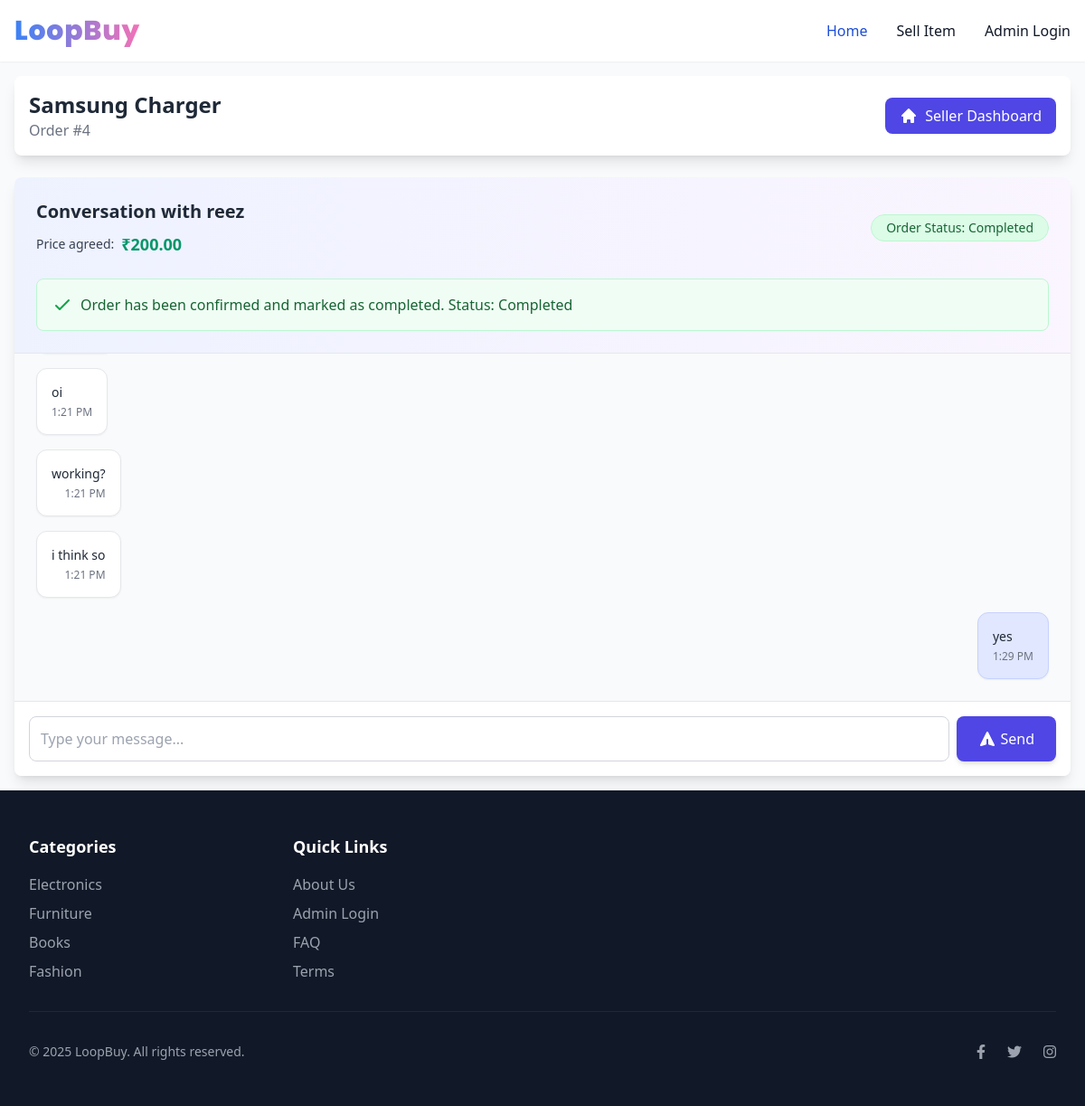
Screenshot of /chat/4/ (signed in) with the database file from the repository.
### home/models.py (models this page shows, shortened)
class BuyRequest(models.Model):
    class NegotiationStatus(models.TextChoices):
        PENDING = 'pending', 'Pending'
        ACCEPTED = 'accepted', 'Accepted'
        REJECTED = 'rejected', 'Rejected'
        COUNTER = 'counter', 'Counter Offer'
        COMPLETED = 'completed', 'Completed'
    buyer = models.ForeignKey(User, on_delete=models.CASCADE)
    listing = models.ForeignKey(Listing, on_delete=models.CASCADE)
    proposed_price = models.DecimalField(max_digits=10, decimal_places=2)
    message = models.TextField(blank=True, null=True)
    status = models.CharField(
        max_length=20,
        choices=NegotiationStatus.choices,
        default=NegotiationStatus.PENDING
    )
    counter_offer = models.DecimalField(
        max_digits=10,
        decimal_places=2,
        blank=True,
        null=True
    )
    created_at = models.DateTimeField(auto_now_add=True)
    updated_at = models.DateTimeField(auto_now=True)

class Listing(models.Model):
    CATEGORY_CHOICES = [
        ('Mobile', 'Mobile'),
        ('Laptop', 'Laptop'),
        ('Vehicle', 'Vehicle'),
        ('Other', 'Other'),
    ]
    CONDITION_CHOICES = [
        ('new', 'New'),
        ('used', 'Used'),
        ('refurbished', 'Refurbished'),
    ]
    seller = models.ForeignKey(User, on_delete=models.CASCADE)
    title = models.CharField(max_length=200)
    description = models.TextField()
    price = models.DecimalField(max_digits=10, decimal_places=2)
    category = models.CharField(
        max_length=50, choices=Category.choices, default=Category.MOBILE
    )
    condition = models.CharField(
        max_length=50, choices=ItemCondition.choices, default=ItemCondition.USED
    )
    images = models.ImageField(upload_to='listings/%Y/%m/%d/', blank=True, null=True)
    additional_images = models.ManyToManyField(
        'ListingImage', related_name='additional_listings', blank=True
    )
    location = models.CharField(max_length=255)
    latitude = models.DecimalField(max_digits=9, decimal_places=6, null=True, blank=True)
    longitude = models.DecimalField(max_digits=9, decimal_places=6, null=True, blank=True)
    created_at = models.DateTimeField(auto_now_add=True)
    updated_at = models.DateTimeField(auto_now=True)
    is_available = models.BooleanField(default=True)
    year = models.IntegerField(null=True, blank=True)
    brand = models.CharField(max_length=100, blank=True, null=True)
    model = models.CharField(max_length=100, blank=True, null=True)
    contact_number = models.CharField(max_length=15, null=True, blank=True)
    shipping_available = models.BooleanField(default=False)
    negotiable = models.BooleanField(default=False)
    other_details = models.JSONField(default=dict, blank=True, null=True)

class Order(models.Model):
    STATUS_CHOICES = [
        ('pending_payment', 'Pending Payment'),
        ('processing', 'Processing'),
        ('completed', 'Completed'),
        ('cancelled', 'Cancelled')
    ]
    buy_request = models.OneToOneField(BuyRequest, on_delete=models.CASCADE, related_name='order')
    buyer = models.ForeignKey(User, on_delete=models.CASCADE, related_name='buyer_orders')
    seller = models.ForeignKey(User, on_delete=models.CASCADE, related_name='seller_orders')
    listing = models.ForeignKey(Listing, on_delete=models.CASCADE)
    status = models.CharField(max_length=20, choices=STATUS_CHOICES, default='pending_payment')
    final_price = models.DecimalField(max_digits=10, decimal_places=2)
    created_at = models.DateTimeField(auto_now_add=True)
    updated_at = models.DateTimeField(auto_now=True)

class Message(models.Model):
    sender = models.ForeignKey(User, on_delete=models.CASCADE, related_name='sent_messages')
    receiver = models.ForeignKey(User, on_delete=models.CASCADE, related_name='received_messages')
    buy_request = models.ForeignKey(BuyRequest, on_delete=models.CASCADE, related_name='messages')
    content = models.TextField()
    timestamp = models.DateTimeField(auto_now_add=True)
    is_read = models.BooleanField(default=False)
    class Meta:
        ordering = ['timestamp']

### home/views.py (the view)
# urls.py: path('chat/<int:buy_request_id>/', views.chat_room, name='chat_room'),
@login_required
def chat_room(request, buy_request_id):
    buy_request = get_object_or_404(BuyRequest.objects.select_related('listing', 'listing__seller', 'buyer'), id=buy_request_id)
    if request.user not in [buy_request.buyer, buy_request.listing.seller]:
        messages.error(request, "You don't have permission to access this chat.")
        return redirect('home')
    other_user = buy_request.buyer if request.user == buy_request.listing.seller else buy_request.listing.seller
    is_seller = False
    if hasattr(request.user, 'seller'):
        is_seller = True
    chat_messages = Message.objects.filter(buy_request=buy_request).order_by('timestamp')
    order = Order.objects.filter(buy_request=buy_request).first()
    order_status = order.status if order else BuyRequest.NegotiationStatus.PENDING
    context = {
        'buy_request': buy_request,
        'other_user': other_user,
        'messages': chat_messages,
        'order_status': order_status,
        'is_seller': is_seller
    }
    print(order_status)
    return render(request, 'chat_room.html', context)

### templates/chat_room.html (shortened to what this page needs)
{% extends 'base.html' %}
{% block content %}
<div class="max-w-7xl mx-auto p-4">
    <div class="bg-white rounded-lg shadow-lg mb-6 p-4">
        <div class="flex justify-between items-center">
            <div>
                <h1 class="text-2xl font-bold text-gray-800">
                    {{ buy_request.listing.title }}
                </h1>
                <p class="text-gray-500">Order #{{ buy_request.id }}</p>
            </div>
            {% if is_seller %}
            <div class="flex space-x-4">
                <a href="{% url 'seller_dashboard' %}" class="inline-flex items-center px-4 py-2 bg-indigo-600 text-white rounded-lg hover:bg-indigo-700 transition-colors">
                    <svg xmlns="http://www.w3.org/2000/svg" class="h-5 w-5 mr-2" viewBox="0 0 20 20" fill="currentColor">
                        <path d="M10.707 2.293a1 1 0 00-1.414 0l-7 7a1 1 0 001.414 1.414L4 10.414V17a1 1 0 001 1h2a1 1 0 001-1v-2a1 1 0 011-1h2a1 1 0 011 1v2a1 1 0 001 1h2a1 1 0 001-1v-6.586l.293.293a1 1 0 001.414-1.414l-7-7z" />
                    </svg>
                    Seller Dashboard
                </a>
            </div>
            {% endif %}
        </div>
    </div>
    <div class="bg-white rounded-lg shadow-lg overflow-hidden">
        <div class="border-b p-6 bg-gradient-to-r from-indigo-50 to-purple-50">
            <div class="flex justify-between items-center">
                <div>
                    <h2 class="text-xl font-bold text-gray-800">Conversation with {{ other_user.username }}</h2>
                    <div class="flex items-center mt-2">
                        <span class="text-sm font-medium text-gray-700 mr-2">Price agreed:</span>
                        <span class="text-lg font-bold text-emerald-600">₹{{ buy_request.proposed_price }}</span>
                    </div>
                </div>
                {% if buy_request.order %}
                <div class="rounded-full px-4 py-1 text-sm font-medium
                    {% if buy_request.order.status == 'completed' %}
                        bg-green-100 text-green-800 border border-green-200
                    {% else %}
                        bg-yellow-100 text-yellow-800 border border-yellow-200
                    {% endif %}">
                    Order Status: {{ buy_request.order.get_status_display }}
                </div>
                {% endif %}
            </div>
            {% if is_seller %}
                {% if order_status == 'pending_payment' %}
                    <form action="{% url 'confirm_order' buy_request.id %}" method="POST" class="mt-6">
                        {% csrf_token %}
                        <button type="submit"
                                class="w-full md:w-auto bg-green-600 text-white px-6 py-3 rounded-lg hover:bg-green-700 focus:outline-none focus:ring-2 focus:ring-green-500 focus:ring-offset-2 transition-all shadow-md flex items-center justify-center">
                            <svg xmlns="http://www.w3.org/2000/svg" class="h-5 w-5 mr-2" viewBox="0 0 20 20" fill="currentColor">
                                <path fill-rule="evenodd" d="M16.707 5.293a1 1 0 010 1.414l-8 8a1 1 0 01-1.414 0l-4-4a1 1 0 011.414-1.414L8 12.586l7.293-7.293a1 1 0 011.414 0z" clip-rule="evenodd" />
                            </svg>
                            Confirm Order and Mark as Completed
                        </button>
                    </form>
                {% else %}
                    <div class="mt-6 p-4 bg-green-50 border border-green-200 rounded-lg">
                        <div class="flex items-center">
                            <svg xmlns="http://www.w3.org/2000/svg" class="h-6 w-6 text-green-600 mr-2" fill="none" viewBox="0 0 24 24" stroke="currentColor">
                                <path stroke-linecap="round" stroke-linejoin="round" stroke-width="2" d="M5 13l4 4L19 7" />
                            </svg>
                            <p class="text-green-800 font-medium">
                                Order has been confirmed and marked as completed.
                                Status: {{ buy_request.order.get_status_display }}
                            </p>
                        </div>
                    </div>
                {% endif %}
            {% endif %}
        </div>
        <div id="messages" class="h-96 overflow-y-auto p-6 space-y-4 bg-gray-50">
            {% for message in messages %}
                <div class="flex {% if message.sender == request.user %}justify-end{% endif %}">
                    <div class="max-w-md rounded-xl p-4 {% if message.sender == request.user %}bg-indigo-100 border-indigo-200{% else %}bg-white border-gray-200{% endif %} border shadow-sm">
                        <p class="text-sm text-gray-800">{{ message.content }}</p>
                        <div class="flex justify-end mt-1">
                            <span class="text-xs text-gray-500">{{ message.timestamp|date:"g:i A" }}</span>
                        </div>
                    </div>
                </div>
            {% endfor %}
        </div>
        <div class="border-t p-4 bg-white">
            <form id="chat-form" class="flex gap-2">
                <input type="text" id="chat-message-input"
                       class="flex-1 rounded-lg border border-gray-300 p-3 focus:outline-none focus:ring-2 focus:ring-indigo-500 focus:border-indigo-500"
                       placeholder="Type your message...">
                <button type="submit" id="chat-message-submit"
                        class="bg-indigo-600 text-white px-6 py-3 rounded-lg hover:bg-indigo-700 focus:outline-none focus:ring-2 focus:ring-indigo-500 focus:ring-offset-2 transition-all shadow-md flex items-center">
                    <svg xmlns="http://www.w3.org/2000/svg" class="h-5 w-5 mr-1" viewBox="0 0 20 20" fill="currentColor">
                        <path d="M10.894 2.553a1 1 0 00-1.788 0l-7 14a1 1 0 001.169 1.409l5-1.429A1 1 0 009 15.571V11a1 1 0 112 0v4.571a1 1 0 00.725.962l5 1.428a1 1 0 001.17-1.408l-7-14z" />
                    </svg>
                    Send
                </button>
            </form>
        </div>
    </div>
</div>
{% endblock %}

### rows the page displays
BuyRequest: listing "Samsung Charger", id "4", proposed_price "200.00", order.status "Completed"
Message: content "oi", timestamp "1:21 PM"
Message: content "working?", timestamp "1:21 PM"
Message: content "i think so", timestamp "1:21 PM"
Message: content "yes", timestamp "1:29 PM"

### other values shown
{{ other_user.username }} "reez"
